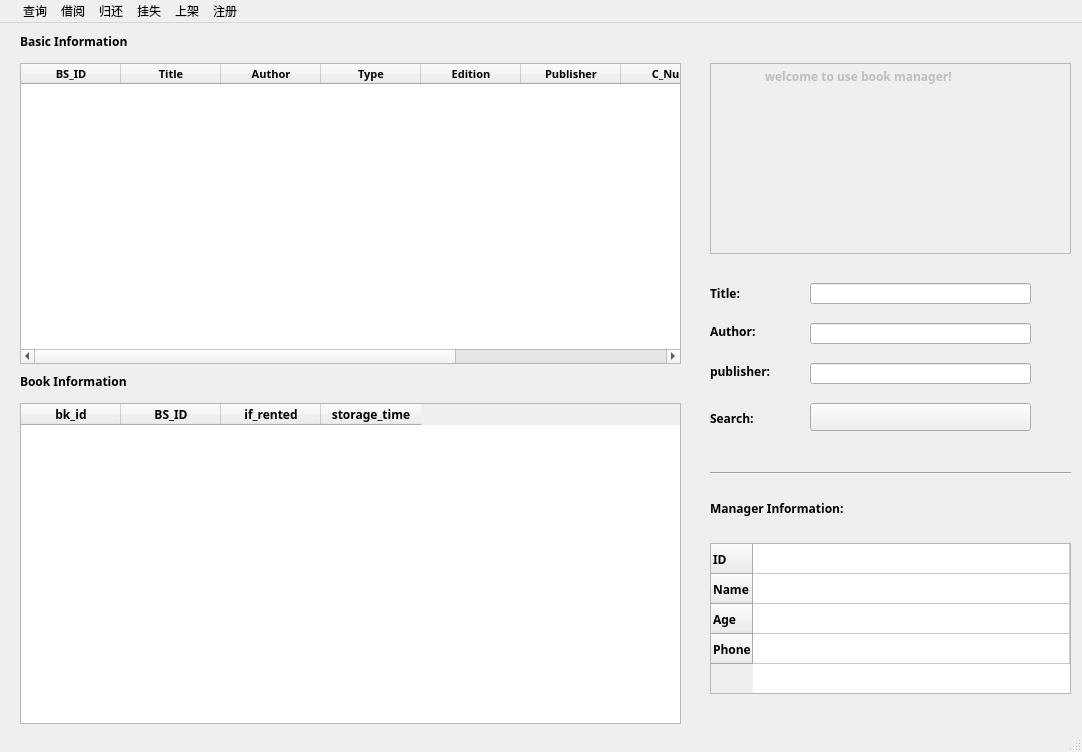
<?xml version="1.0" encoding="UTF-8"?>
<ui version="4.0">
 <class>MainWindow</class>
 <widget class="QMainWindow" name="MainWindow">
  <property name="geometry">
   <rect>
    <x>0</x>
    <y>0</y>
    <width>1082</width>
    <height>752</height>
   </rect>
  </property>
  <property name="windowTitle">
   <string>MainWindow</string>
  </property>
  <property name="autoFillBackground">
   <bool>false</bool>
  </property>
  <widget class="QWidget" name="centralwidget">
   <widget class="QTableWidget" name="bk_info">
    <property name="geometry">
     <rect>
      <x>20</x>
      <y>380</y>
      <width>661</width>
      <height>321</height>
     </rect>
    </property>
    <attribute name="horizontalHeaderCascadingSectionResizes">
     <bool>false</bool>
    </attribute>
    <attribute name="horizontalHeaderShowSortIndicator" stdset="0">
     <bool>false</bool>
    </attribute>
    <attribute name="horizontalHeaderStretchLastSection">
     <bool>false</bool>
    </attribute>
    <column>
     <property name="text">
      <string>bk_id</string>
     </property>
     <property name="font">
      <font>
       <family>Berlin Sans FB Demi</family>
       <weight>75</weight>
       <bold>true</bold>
      </font>
     </property>
    </column>
    <column>
     <property name="text">
      <string>BS_ID</string>
     </property>
     <property name="font">
      <font>
       <family>Berlin Sans FB Demi</family>
       <weight>75</weight>
       <bold>true</bold>
      </font>
     </property>
    </column>
    <column>
     <property name="text">
      <string>if_rented</string>
     </property>
     <property name="font">
      <font>
       <family>Berlin Sans FB Demi</family>
       <weight>75</weight>
       <bold>true</bold>
      </font>
     </property>
    </column>
    <column>
     <property name="text">
      <string>storage_time</string>
     </property>
     <property name="font">
      <font>
       <family>Berlin Sans FB Demi</family>
       <weight>75</weight>
       <bold>true</bold>
      </font>
     </property>
    </column>
   </widget>
   <widget class="QTableWidget" name="bk_bsinfo">
    <property name="geometry">
     <rect>
      <x>20</x>
      <y>40</y>
      <width>661</width>
      <height>301</height>
     </rect>
    </property>
    <column>
     <property name="text">
      <string>BS_ID</string>
     </property>
     <property name="font">
      <font>
       <family>Berlin Sans FB Demi</family>
       <pointsize>8</pointsize>
       <weight>75</weight>
       <bold>true</bold>
      </font>
     </property>
    </column>
    <column>
     <property name="text">
      <string>Title</string>
     </property>
     <property name="font">
      <font>
       <family>Berlin Sans FB Demi</family>
       <pointsize>8</pointsize>
       <weight>75</weight>
       <bold>true</bold>
      </font>
     </property>
    </column>
    <column>
     <property name="text">
      <string>Author</string>
     </property>
     <property name="font">
      <font>
       <family>Berlin Sans FB Demi</family>
       <pointsize>8</pointsize>
       <weight>75</weight>
       <bold>true</bold>
      </font>
     </property>
    </column>
    <column>
     <property name="text">
      <string>Type</string>
     </property>
     <property name="font">
      <font>
       <family>Berlin Sans FB Demi</family>
       <pointsize>8</pointsize>
       <weight>75</weight>
       <bold>true</bold>
      </font>
     </property>
    </column>
    <column>
     <property name="text">
      <string>Edition</string>
     </property>
     <property name="font">
      <font>
       <family>Berlin Sans FB Demi</family>
       <pointsize>8</pointsize>
       <weight>75</weight>
       <bold>true</bold>
      </font>
     </property>
    </column>
    <column>
     <property name="text">
      <string>Publisher</string>
     </property>
     <property name="font">
      <font>
       <family>Berlin Sans FB Demi</family>
       <pointsize>8</pointsize>
       <weight>75</weight>
       <bold>true</bold>
      </font>
     </property>
    </column>
    <column>
     <property name="text">
      <string>C_Num</string>
     </property>
     <property name="font">
      <font>
       <family>Berlin Sans FB Demi</family>
       <pointsize>8</pointsize>
       <weight>75</weight>
       <bold>true</bold>
      </font>
     </property>
    </column>
    <column>
     <property name="text">
      <string>T_Num</string>
     </property>
     <property name="font">
      <font>
       <family>Berlin Sans FB Demi</family>
       <pointsize>8</pointsize>
       <weight>75</weight>
       <bold>true</bold>
      </font>
     </property>
    </column>
    <column>
     <property name="text">
      <string>Price</string>
     </property>
     <property name="font">
      <font>
       <family>Berlin Sans FB Demi</family>
       <pointsize>8</pointsize>
       <weight>75</weight>
       <bold>true</bold>
      </font>
     </property>
    </column>
   </widget>
   <widget class="QLineEdit" name="bk_name_line">
    <property name="geometry">
     <rect>
      <x>810</x>
      <y>260</y>
      <width>221</width>
      <height>21</height>
     </rect>
    </property>
   </widget>
   <widget class="QLabel" name="bk_name">
    <property name="geometry">
     <rect>
      <x>710</x>
      <y>260</y>
      <width>81</width>
      <height>20</height>
     </rect>
    </property>
    <property name="font">
     <font>
      <family>Berlin Sans FB Demi</family>
      <weight>75</weight>
      <bold>true</bold>
     </font>
    </property>
    <property name="text">
     <string>Title:</string>
    </property>
   </widget>
   <widget class="QLineEdit" name="bk_author_line">
    <property name="geometry">
     <rect>
      <x>810</x>
      <y>300</y>
      <width>221</width>
      <height>21</height>
     </rect>
    </property>
   </widget>
   <widget class="QLabel" name="bk_author">
    <property name="geometry">
     <rect>
      <x>710</x>
      <y>300</y>
      <width>81</width>
      <height>16</height>
     </rect>
    </property>
    <property name="font">
     <font>
      <family>Berlin Sans FB Demi</family>
      <weight>75</weight>
      <bold>true</bold>
     </font>
    </property>
    <property name="text">
     <string>Author:</string>
    </property>
   </widget>
   <widget class="QLabel" name="bk_publisher">
    <property name="geometry">
     <rect>
      <x>710</x>
      <y>340</y>
      <width>81</width>
      <height>16</height>
     </rect>
    </property>
    <property name="font">
     <font>
      <family>Berlin Sans FB Demi</family>
      <weight>75</weight>
      <bold>true</bold>
     </font>
    </property>
    <property name="text">
     <string>publisher:</string>
    </property>
   </widget>
   <widget class="QLineEdit" name="publisher_line">
    <property name="geometry">
     <rect>
      <x>810</x>
      <y>340</y>
      <width>221</width>
      <height>21</height>
     </rect>
    </property>
   </widget>
   <widget class="QTableWidget" name="manager_info">
    <property name="geometry">
     <rect>
      <x>710</x>
      <y>520</y>
      <width>361</width>
      <height>151</height>
     </rect>
    </property>
    <property name="textElideMode">
     <enum>Qt::ElideMiddle</enum>
    </property>
    <attribute name="horizontalHeaderVisible">
     <bool>false</bool>
    </attribute>
    <attribute name="horizontalHeaderStretchLastSection">
     <bool>true</bool>
    </attribute>
    <row>
     <property name="text">
      <string>ID</string>
     </property>
     <property name="font">
      <font>
       <family>Berlin Sans FB Demi</family>
       <weight>75</weight>
       <bold>true</bold>
      </font>
     </property>
    </row>
    <row>
     <property name="text">
      <string>Name</string>
     </property>
     <property name="font">
      <font>
       <family>Berlin Sans FB Demi</family>
       <weight>75</weight>
       <bold>true</bold>
      </font>
     </property>
     <property name="background">
      <color>
       <red>255</red>
       <green>255</green>
       <blue>255</blue>
      </color>
     </property>
    </row>
    <row>
     <property name="text">
      <string>Age</string>
     </property>
     <property name="font">
      <font>
       <family>Berlin Sans FB Demi</family>
       <weight>75</weight>
       <bold>true</bold>
      </font>
     </property>
     <property name="background">
      <color>
       <red>230</red>
       <green>230</green>
       <blue>230</blue>
      </color>
     </property>
    </row>
    <row>
     <property name="text">
      <string>Phone</string>
     </property>
     <property name="font">
      <font>
       <family>Berlin Sans FB Demi</family>
       <weight>75</weight>
       <bold>true</bold>
      </font>
     </property>
     <property name="background">
      <color>
       <red>255</red>
       <green>255</green>
       <blue>255</blue>
      </color>
     </property>
    </row>
    <column>
     <property name="text">
      <string>1</string>
     </property>
    </column>
   </widget>
   <widget class="QLabel" name="label">
    <property name="geometry">
     <rect>
      <x>20</x>
      <y>10</y>
      <width>161</width>
      <height>16</height>
     </rect>
    </property>
    <property name="font">
     <font>
      <family>Berlin Sans FB Demi</family>
      <weight>75</weight>
      <bold>true</bold>
     </font>
    </property>
    <property name="text">
     <string>Basic Information</string>
    </property>
   </widget>
   <widget class="QLabel" name="label_2">
    <property name="geometry">
     <rect>
      <x>20</x>
      <y>350</y>
      <width>141</width>
      <height>16</height>
     </rect>
    </property>
    <property name="font">
     <font>
      <family>Berlin Sans FB Demi</family>
      <weight>75</weight>
      <bold>true</bold>
     </font>
    </property>
    <property name="text">
     <string>Book Information</string>
    </property>
   </widget>
   <widget class="QLabel" name="label_3">
    <property name="geometry">
     <rect>
      <x>710</x>
      <y>470</y>
      <width>191</width>
      <height>31</height>
     </rect>
    </property>
    <property name="font">
     <font>
      <family>Berlin Sans FB Demi</family>
      <weight>75</weight>
      <bold>true</bold>
     </font>
    </property>
    <property name="text">
     <string>Manager Information:</string>
    </property>
   </widget>
   <widget class="QPushButton" name="pushButton">
    <property name="geometry">
     <rect>
      <x>810</x>
      <y>380</y>
      <width>221</width>
      <height>28</height>
     </rect>
    </property>
    <property name="font">
     <font>
      <family>Berlin Sans FB Demi</family>
      <weight>75</weight>
      <bold>true</bold>
     </font>
    </property>
    <property name="text">
     <string/>
    </property>
    <property name="icon">
     <iconset>
      <normaloff>icons/chaxun.png</normaloff>icons/chaxun.png</iconset>
    </property>
   </widget>
   <widget class="QLabel" name="label_4">
    <property name="geometry">
     <rect>
      <x>710</x>
      <y>380</y>
      <width>81</width>
      <height>31</height>
     </rect>
    </property>
    <property name="font">
     <font>
      <family>Berlin Sans FB Demi</family>
      <weight>75</weight>
      <bold>true</bold>
     </font>
    </property>
    <property name="text">
     <string>Search:</string>
    </property>
   </widget>
   <widget class="Line" name="line">
    <property name="geometry">
     <rect>
      <x>710</x>
      <y>440</y>
      <width>361</width>
      <height>20</height>
     </rect>
    </property>
    <property name="orientation">
     <enum>Qt::Horizontal</enum>
    </property>
   </widget>
   <widget class="QPlainTextEdit" name="log_area">
    <property name="enabled">
     <bool>false</bool>
    </property>
    <property name="geometry">
     <rect>
      <x>710</x>
      <y>40</y>
      <width>361</width>
      <height>191</height>
     </rect>
    </property>
    <property name="font">
     <font>
      <family>Berlin Sans FB Demi</family>
      <weight>75</weight>
      <bold>true</bold>
     </font>
    </property>
    <property name="plainText">
     <string>                welcome to use book manager!</string>
    </property>
    <property name="placeholderText">
     <string/>
    </property>
   </widget>
  </widget>
  <widget class="QMenuBar" name="menubar">
   <property name="geometry">
    <rect>
     <x>0</x>
     <y>0</y>
     <width>1082</width>
     <height>26</height>
    </rect>
   </property>
   <widget class="QMenu" name="menu_home">
    <property name="title">
     <string/>
    </property>
    <property name="icon">
     <iconset>
      <normaloff>icons/home.png</normaloff>icons/home.png</iconset>
    </property>
    <addaction name="actionLog_In"/>
   </widget>
   <widget class="QMenu" name="menu">
    <property name="title">
     <string>借阅</string>
    </property>
    <addaction name="handle_borrow"/>
   </widget>
   <widget class="QMenu" name="menu_2">
    <property name="title">
     <string>归还</string>
    </property>
    <addaction name="handle_return"/>
   </widget>
   <widget class="QMenu" name="menu_3">
    <property name="title">
     <string>挂失</string>
    </property>
    <addaction name="handle_loss"/>
   </widget>
   <widget class="QMenu" name="menu_search">
    <property name="title">
     <string>查询</string>
    </property>
    <addaction name="item_search"/>
   </widget>
   <widget class="QMenu" name="menu_4">
    <property name="title">
     <string>上架</string>
    </property>
    <addaction name="new_book"/>
   </widget>
   <widget class="QMenu" name="menu_5">
    <property name="title">
     <string>注册</string>
    </property>
    <addaction name="new_reg"/>
   </widget>
   <addaction name="menu_home"/>
   <addaction name="menu_search"/>
   <addaction name="menu"/>
   <addaction name="menu_2"/>
   <addaction name="menu_3"/>
   <addaction name="menu_4"/>
   <addaction name="menu_5"/>
  </widget>
  <widget class="QStatusBar" name="statusbar"/>
  <action name="actionLog_In">
   <property name="icon">
    <iconset>
     <normaloff>../../.designer/backup/icons/home.png</normaloff>../../.designer/backup/icons/home.png</iconset>
   </property>
   <property name="text">
    <string>Log In</string>
   </property>
  </action>
  <action name="new_reg">
   <property name="text">
    <string>new user</string>
   </property>
  </action>
  <action name="new_book">
   <property name="text">
    <string>new book</string>
   </property>
  </action>
  <action name="handle_borrow">
   <property name="text">
    <string>new borrow</string>
   </property>
  </action>
  <action name="handle_return">
   <property name="text">
    <string>handle return</string>
   </property>
  </action>
  <action name="handle_loss">
   <property name="text">
    <string>handle loss</string>
   </property>
  </action>
  <action name="actionrenew">
   <property name="text">
    <string>renew</string>
   </property>
  </action>
  <action name="item_search">
   <property name="text">
    <string>search</string>
   </property>
  </action>
 </widget>
 <resources/>
 <connections>
  <connection>
   <sender>pushButton</sender>
   <signal>clicked()</signal>
   <receiver>MainWindow</receiver>
   <slot>bk_search()</slot>
   <hints>
    <hint type="sourcelabel">
     <x>912</x>
     <y>406</y>
    </hint>
    <hint type="destinationlabel">
     <x>912</x>
     <y>359</y>
    </hint>
   </hints>
  </connection>
 </connections>
 <slots>
  <slot>bk_search()</slot>
  <slot>register()</slot>
 </slots>
</ui>
